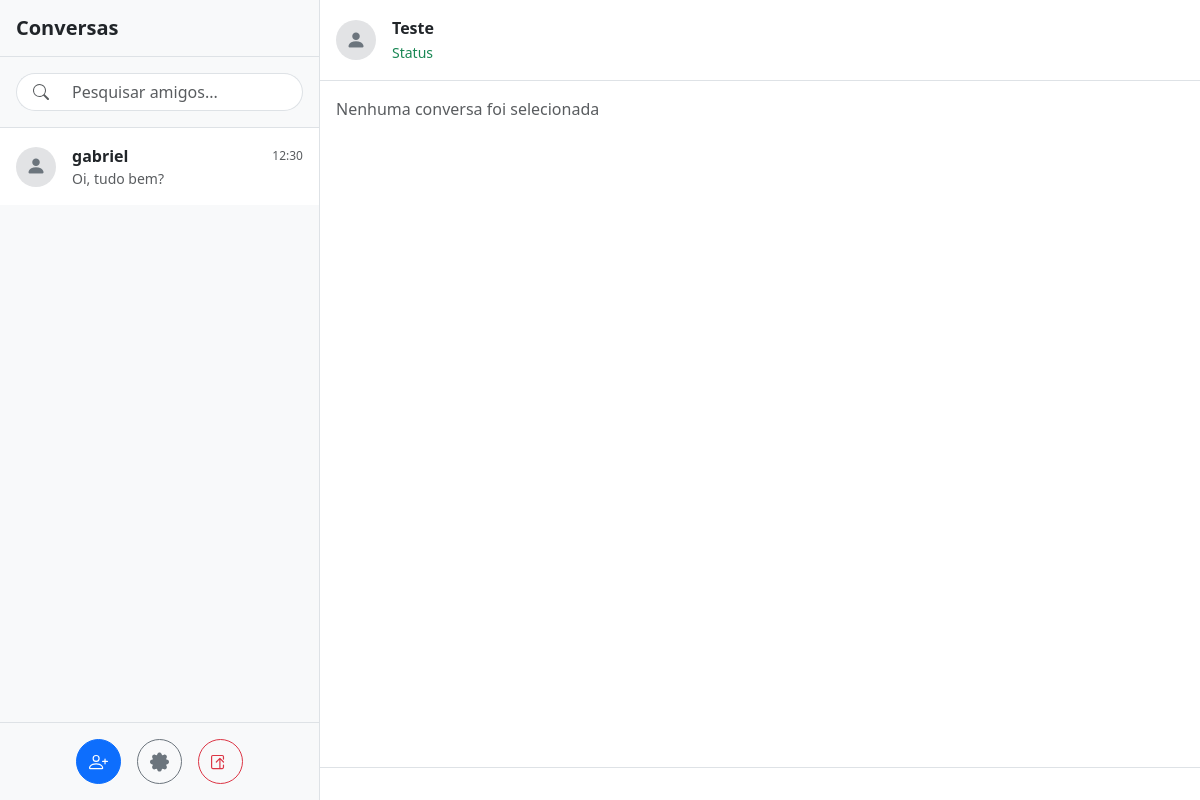
Before: /chat/home/ (signed in) with the older database file.
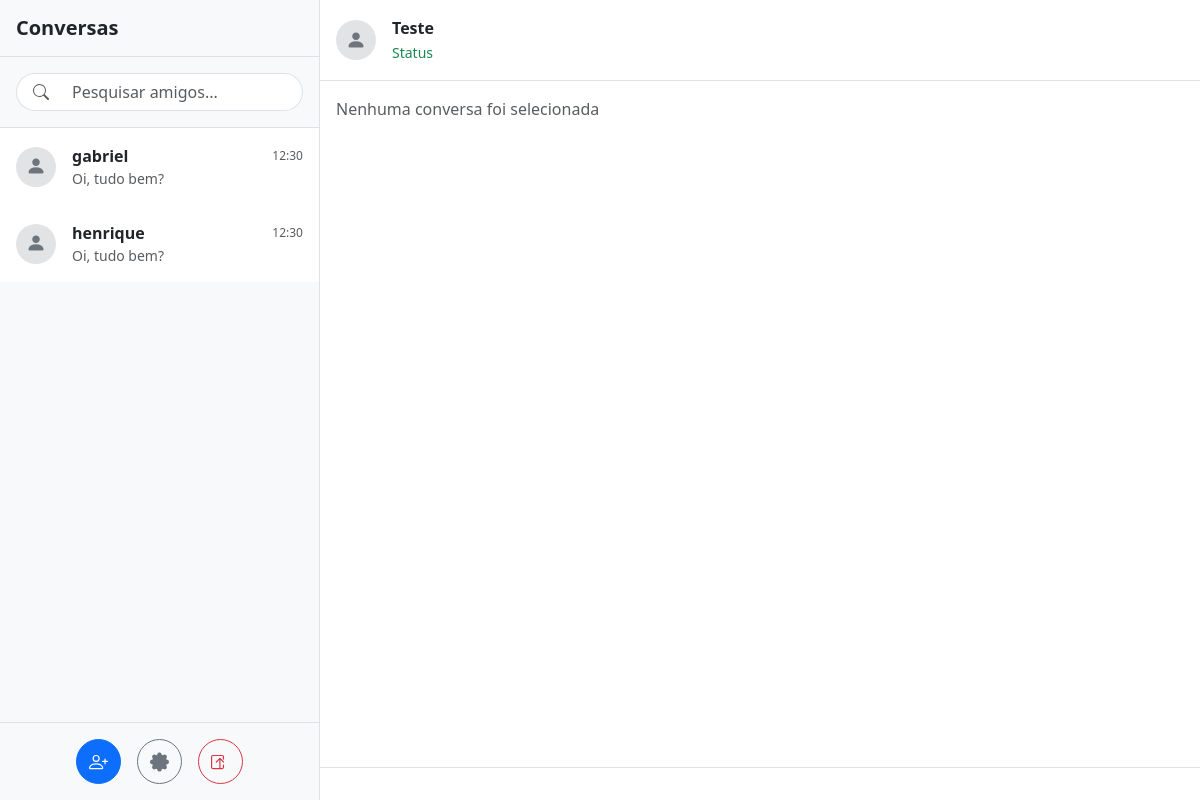
After: the same page with the newer database file.
### friend/models.py (models this page shows)
class Friend(models.Model):
    user = models.ForeignKey(User, on_delete=models.CASCADE, related_name="friends")
    friend = models.ForeignKey(User, on_delete=models.CASCADE)
    room = models.ForeignKey(Room, on_delete=models.CASCADE)
    class Meta:
        constraints = [
            models.UniqueConstraint(
                fields=["user", "friend"],
                name="unique_friendship"
            )
        ]

### chat/views.py (the view)
# urls.py: path("home/", HomeView.as_view(), name="home"),
class HomeView(LoginRequiredMixin, TemplateView):
    template_name = "index.html"
    def get_context_data(self, **kwargs):
        context = super().get_context_data(**kwargs)
        context["friends"] = self.request.user.friends.all()
        context["friends_requests"] = self.request.user.sent_requests.filter(accepted=False)
        return context

### chat/templates/index.html (shortened to what this page needs)
{% load static %}
<!DOCTYPE html>
<html lang="pt-BR">
<head>
    <link href="https://cdn.jsdelivr.net/npm/bootstrap@5.3.3/dist/css/bootstrap.min.css" rel="stylesheet">
    <link rel="stylesheet" href="https://cdn.jsdelivr.net/npm/bootstrap-icons@1.11.3/font/bootstrap-icons.min.css">
</head>
<body class="bg-white">
    <div class="d-flex vh-100 overflow-hidden">
        <aside class="bg-light border-end d-flex flex-column h-100 flex-shrink-0" style="width:320px;min-width:320px;">
            <div class="p-3 border-bottom d-flex justify-content-between align-items-center">
                <h5 class="mb-0 fw-bold">Conversas</h5>
            </div>
            <div class="p-3 border-bottom">
                <div class="input-group">
                    <span class="input-group-text bg-white border-end-0 rounded-start-pill ps-3">
                    </span>
                    <input type="text" class="form-control border-start-0 rounded-end-pill" placeholder="Pesquisar amigos...">
                </div>
            </div>
            <div class="list-group list-group-flush overflow-auto flex-grow-1">
                {% for friend in friends %}
                    <a onclick="OpenSocket('{{ friend.room.name|escapejs }}')" class="list-group-item list-group-item-action py-3 border-0 cursor-pointer">
                        <div class="d-flex align-items-center cursor-pointer">
                            <div class="rounded-circle me-3 flex-shrink-0 bg-secondary-subtle d-flex align-items-center justify-content-center text-secondary" style="width:40px;height:40px;">
                                <i class="bi bi-person-fill fs-5"></i>
                            </div>
                            <div class="text-truncate w-100">
                                <div class="d-flex justify-content-between align-items-center">
                                    <strong class="text-dark">{{ friend.friend.username|escapejs }}</strong>
                                    <small class="text-muted" style="font-size:0.75rem;">12:30</small>
                                </div>
                                <small class="text-muted text-truncate d-block">Oi, tudo bem?</small>
                            </div>
                        </div>
                    </a>
                {% empty %}
                    <div class="p-4 text-center text-muted small">Nenhuma conversa encontrada.</div>
                {% endfor %}
            </div>
            <div class="mt-auto border-top p-3 bg-light d-flex justify-content-center gap-3">
                <button type="button" class="btn btn-primary rounded-circle d-flex align-items-center justify-content-center" data-bs-toggle="modal" data-bs-target="#addFriendsModal" title="Adicionar Amigos" style="width:45px;height:45px;">
                </button>
                <button type="button" class="btn btn-outline-secondary rounded-circle d-flex align-items-center justify-content-center" title="Configurações" style="width:45px;height:45px;">
                </button>
                <a href="{% url 'chat:logout' %}">
                    <button type="button" class="btn btn-outline-danger rounded-circle d-flex align-items-center justify-content-center" title="Sair" style="width:45px;height:45px;">
                    </button>
                </a>
            </div>
        </aside>
        <main class="flex-grow-1 d-flex flex-column h-100 position-relative w-100 min-w-0">
            <header class="p-3 border-bottom bg-white d-flex align-items-center gap-3">
                <div class="rounded-circle bg-secondary-subtle d-flex align-items-center justify-content-center text-secondary" style="width:40px;height:40px;">
                    <i class="bi bi-person-fill fs-5"></i>
                </div>
                <div><strong class="d-block">Teste</strong><small class="text-success">Status</small></div>
            </header>
            <div id="messages" class="flex-grow-1 p-3 overflow-auto bg-white">
                <div class="text-muted">Nenhuma conversa foi selecionada</div>
            </div>
            <footer id="footer-message" class="p-3 border-top bg-white"></footer>
        </main>
    </div>
</body>
</html>

Changed rows visible on the page:
added Friend: friend.username "henrique"
